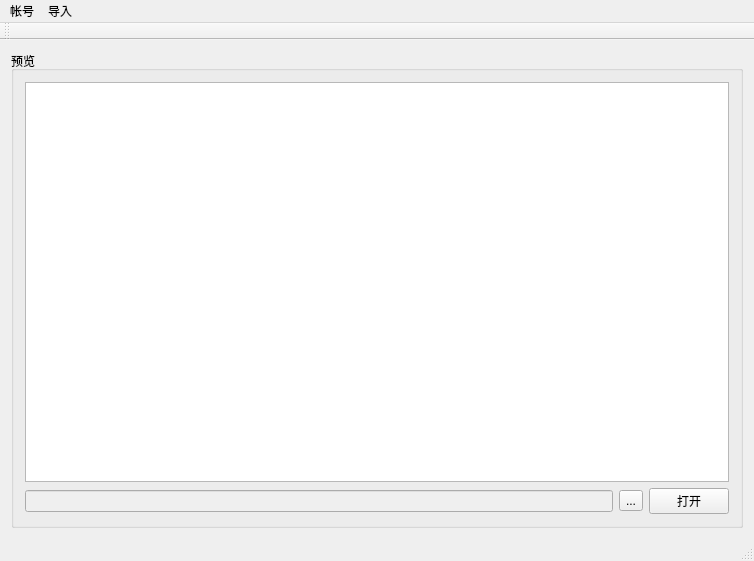
<?xml version="1.0" encoding="UTF-8"?>
<ui version="4.0">
 <class>MainWindow</class>
 <widget class="QMainWindow" name="MainWindow">
  <property name="geometry">
   <rect>
    <x>0</x>
    <y>0</y>
    <width>754</width>
    <height>561</height>
   </rect>
  </property>
  <property name="windowTitle">
   <string>LIMS后台管理</string>
  </property>
  <widget class="QWidget" name="centralWidget">
   <layout class="QGridLayout" name="gridLayout_2">
    <item row="0" column="0">
     <widget class="QGroupBox" name="groupBox">
      <property name="title">
       <string>预览</string>
      </property>
      <layout class="QGridLayout" name="gridLayout">
       <item row="0" column="0" colspan="3">
        <widget class="QTableWidget" name="tableWidget"/>
       </item>
       <item row="1" column="0">
        <widget class="QLineEdit" name="fileNameEdt">
         <property name="enabled">
          <bool>false</bool>
         </property>
        </widget>
       </item>
       <item row="1" column="1">
        <widget class="QToolButton" name="fileSelectBtn">
         <property name="text">
          <string>...</string>
         </property>
        </widget>
       </item>
       <item row="1" column="2">
        <widget class="QPushButton" name="openBtn">
         <property name="text">
          <string>打开</string>
         </property>
        </widget>
       </item>
      </layout>
     </widget>
    </item>
   </layout>
  </widget>
  <widget class="QMenuBar" name="menuBar">
   <property name="geometry">
    <rect>
     <x>0</x>
     <y>0</y>
     <width>754</width>
     <height>22</height>
    </rect>
   </property>
   <widget class="QMenu" name="menu">
    <property name="title">
     <string>帐号</string>
    </property>
    <addaction name="loginAction"/>
   </widget>
   <widget class="QMenu" name="menu_2">
    <property name="title">
     <string>导入</string>
    </property>
    <addaction name="openAction"/>
   </widget>
   <addaction name="menu"/>
   <addaction name="menu_2"/>
  </widget>
  <widget class="QToolBar" name="mainToolBar">
   <attribute name="toolBarArea">
    <enum>TopToolBarArea</enum>
   </attribute>
   <attribute name="toolBarBreak">
    <bool>false</bool>
   </attribute>
  </widget>
  <widget class="QStatusBar" name="statusBar"/>
  <action name="loginAction">
   <property name="text">
    <string>登录</string>
   </property>
  </action>
  <action name="openAction">
   <property name="text">
    <string>打开</string>
   </property>
  </action>
 </widget>
 <layoutdefault spacing="6" margin="11"/>
 <resources/>
 <connections/>
</ui>
